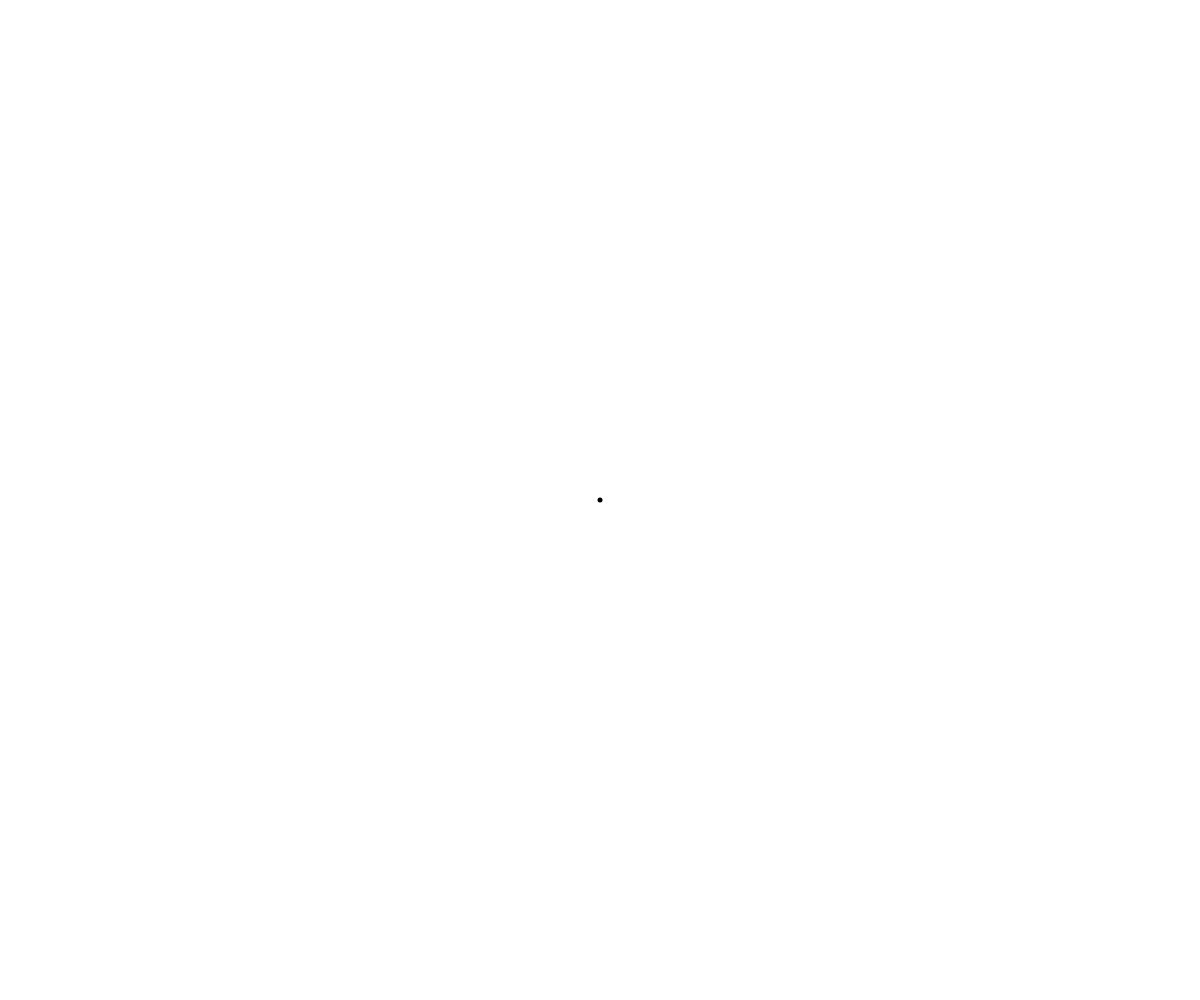
Frame 1 (no input)
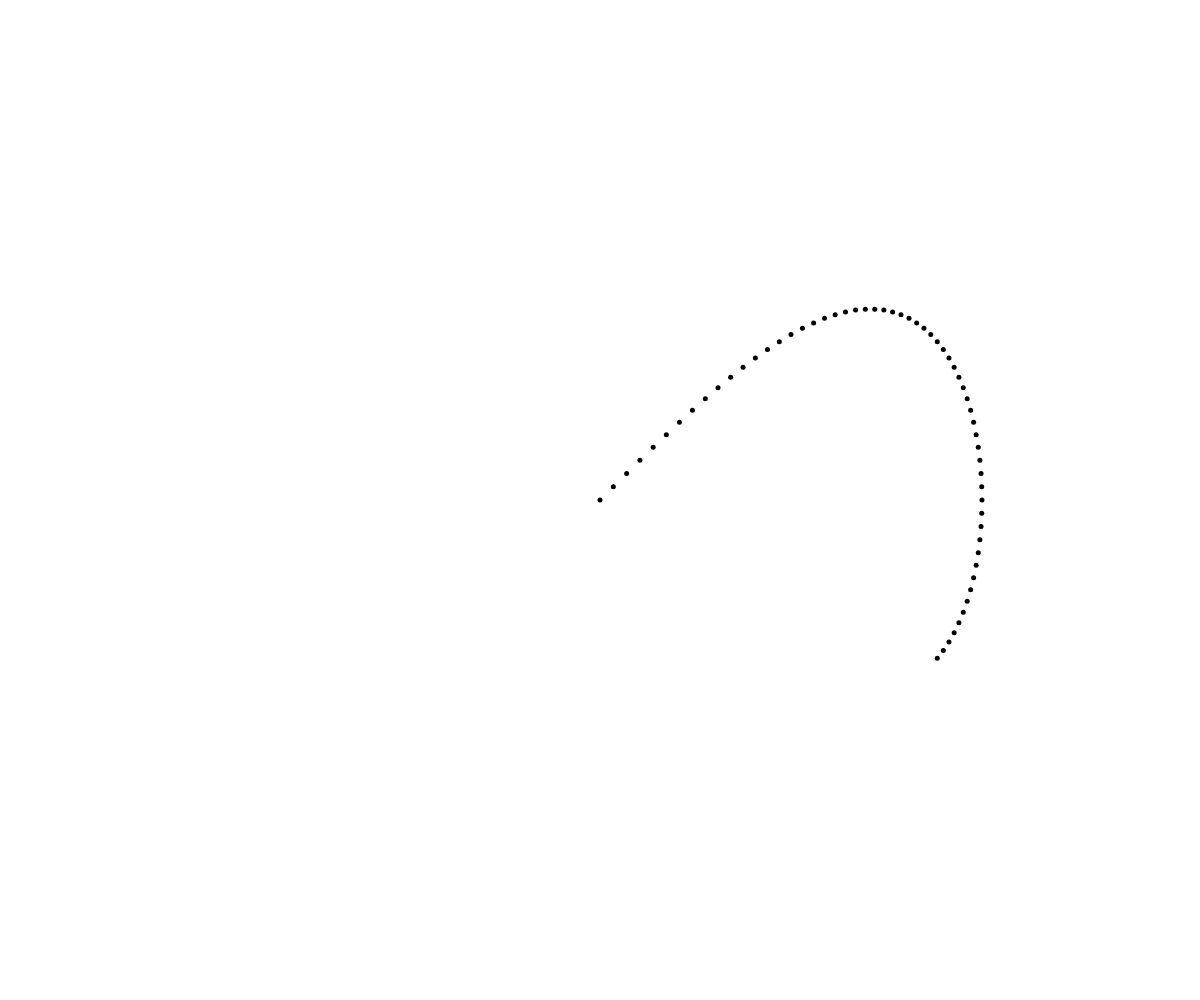
Frame 60 (no input)
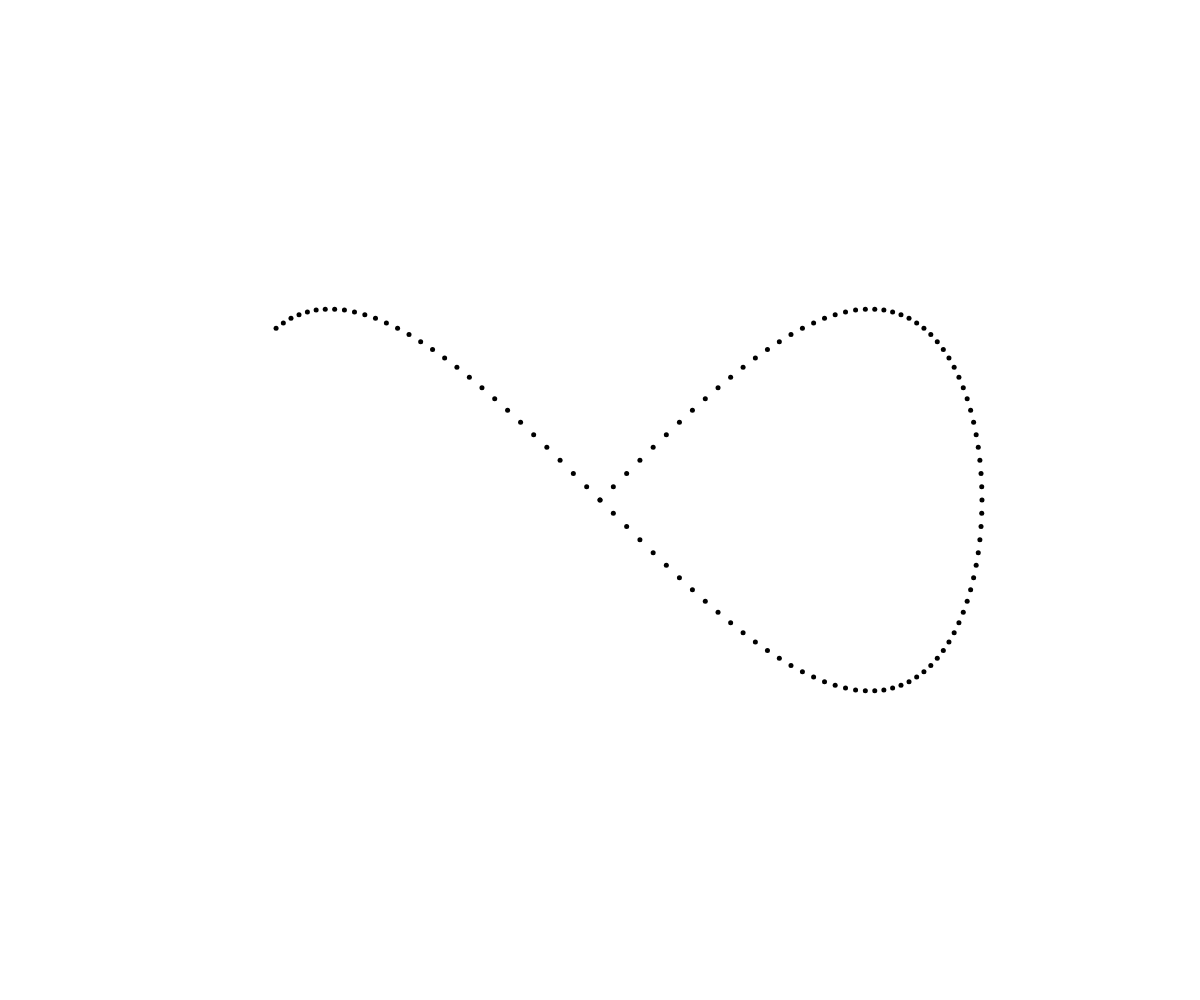
Frame 120 (the mouse pressed at the canvas centre since frame 60)

The p5.js sketch that drew these frames (run headless with seeded random() and noise() and a simulated clock; from frame 60 on, the mouse is pressed at the canvas centre):

// p5.js sketch
// ── sketch.js
let x, y;  //x, y座標
let A;  //振幅
let w;  //角周波数
let p;  //初期位相
let t;  //経過時間
let rad;  //ラジアン
 
function setup() {
  createCanvas(windowWidth, windowHeight);
  background(255);  
  noStroke();
  fill(0);
 
  A = min(windowWidth/TWO_PI, windowHeight/PI);  //振幅を設定
  w = 1.0;    //角周波数を設定
  p = 0.0;    //初期位相を設定
  t = 0.0;    //経過時間を初期化
	
	rad = TWO_PI/180.0;
}
 
function draw() {
  x = A*sin(w*t - p)*2;
  y = -A*sin(w*t*2 - p);
  ellipse(x + width/2, y + height/2, 5, 5);  //円を描く
 
  t += rad;    //時間を進める
}
